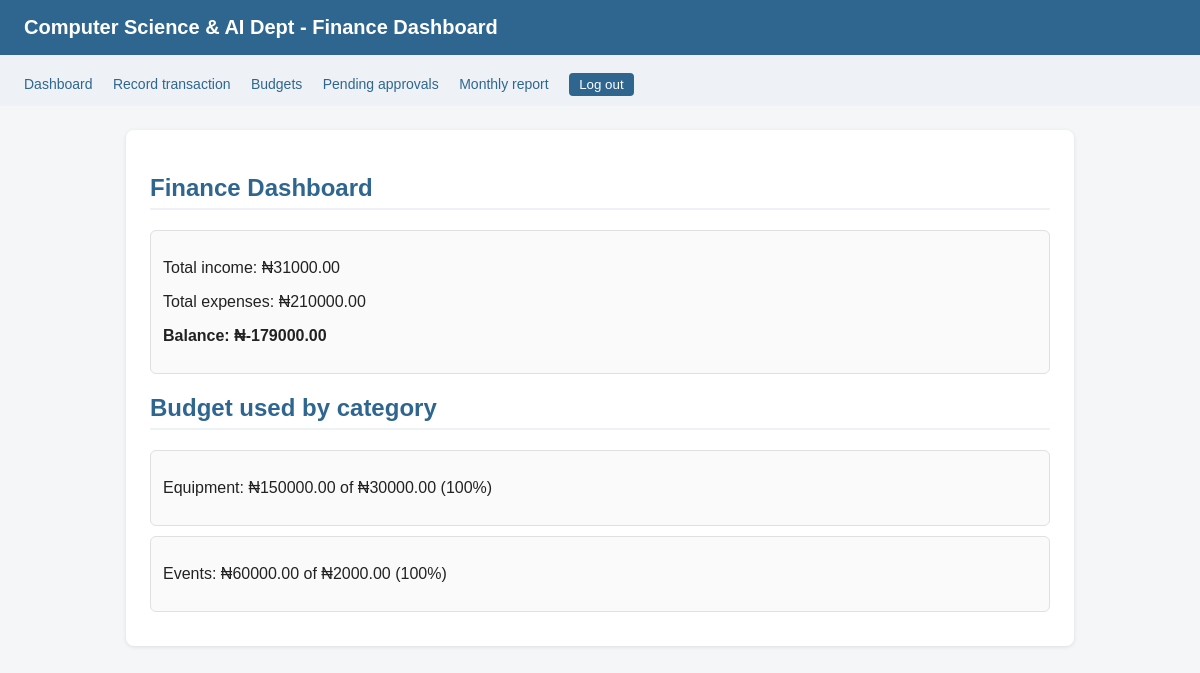
/ (signed in), run on the app's committed database.
### core/models.py (models this page shows, shortened)
class Category(models.Model):
    INCOME = "INCOME"
    EXPENSE = "EXPENSE"
    TYPE_CHOICES = [(INCOME, "Income"), (EXPENSE, "Expense")]
    name = models.CharField(max_length=100)
    category_type = models.CharField(max_length=10, choices=TYPE_CHOICES)
    class Meta:
        verbose_name_plural = "Categories"

class Budget(models.Model):
    month = models.DateField()
    amount_allocated = models.DecimalField(max_digits=12, decimal_places=2)
    category = models.ForeignKey(Category, on_delete=models.PROTECT, related_name="budgets")
    class Meta:
        unique_together = ("month", "category")

### core/views.py (the view)
# urls.py: path("", dashboard, name="dashboard"),
@login_required
def dashboard(request):
    income_total = Transaction.objects.filter(transaction_type="INCOME").aggregate(total=Sum("amount"))["total"] or Decimal("0")
    expense_total = Transaction.objects.filter(transaction_type="EXPENSE").aggregate(total=Sum("amount"))["total"] or Decimal("0")
    balance = income_total - expense_total
    category_rows = []
    for category in Category.objects.filter(category_type="EXPENSE"):
        spent = Transaction.objects.filter(category=category, transaction_type="EXPENSE").aggregate(total=Sum("amount"))["total"] or Decimal("0")
        budget = Budget.objects.filter(category=category).order_by("-month").first()
        allocated = budget.amount_allocated if budget else Decimal("0")
        percent = int((spent / allocated) * 100) if allocated > 0 else 0
        category_rows.append({
            "name": category.name,
            "spent": spent,
            "allocated": allocated,
            "percent": min(percent, 100),
        })
    context = {
        "income_total": income_total,
        "expense_total": expense_total,
        "balance": balance,
        "category_rows": category_rows,
    }
    return render(request, "core/dashboard.html", context)

### core/templates/core/dashboard.html (shortened to what this page needs)
{% extends "core/base.html" %}
{% block content %}
<h2>Finance Dashboard</h2>
<div class="card">
    <p>Total income: ₦{{ income_total|floatformat:2 }}</p>
    <p>Total expenses: ₦{{ expense_total|floatformat:2 }}</p>
    <p><strong>Balance: ₦{{ balance|floatformat:2 }}</strong></p>
</div>
<h2>Budget used by category</h2>
{% for row in category_rows %}
    <div class="card">
        <p>{{ row.name }}: ₦{{ row.spent|floatformat:2 }} of ₦{{ row.allocated|floatformat:2 }} ({{ row.percent }}%)</p>
    </div>
{% empty %}
    <p>No expense categories yet.</p>
{% endfor %}
{% endblock %}

### core/static/core/style.css (style rules this page uses)
body { font-family: Arial, sans-serif; background-color: #f4f6f8; color: #222; margin: 0; padding: 0; }
h2 { color: #2f6690; border-bottom: 2px solid #eef2f6; padding-bottom: 6px; }
.card { background: #fafafa; padding: 12px; border-radius: 6px; margin-bottom: 10px; border: 1px solid #e0e0e0; }

### data on the page
Category: name "Equipment"
Budget: allocated "30000.00"
Category: name "Events"
Budget: allocated "2000.00"

### other printed values
{{ income_total|floatformat:2 }} "31000.00"
{{ expense_total|floatformat:2 }} "210000.00"
{{ balance|floatformat:2 }} "-179000.00"
{{ row.spent|floatformat:2 }} "150000.00" "60000.00"
{{ row.percent }} "100" "100"
